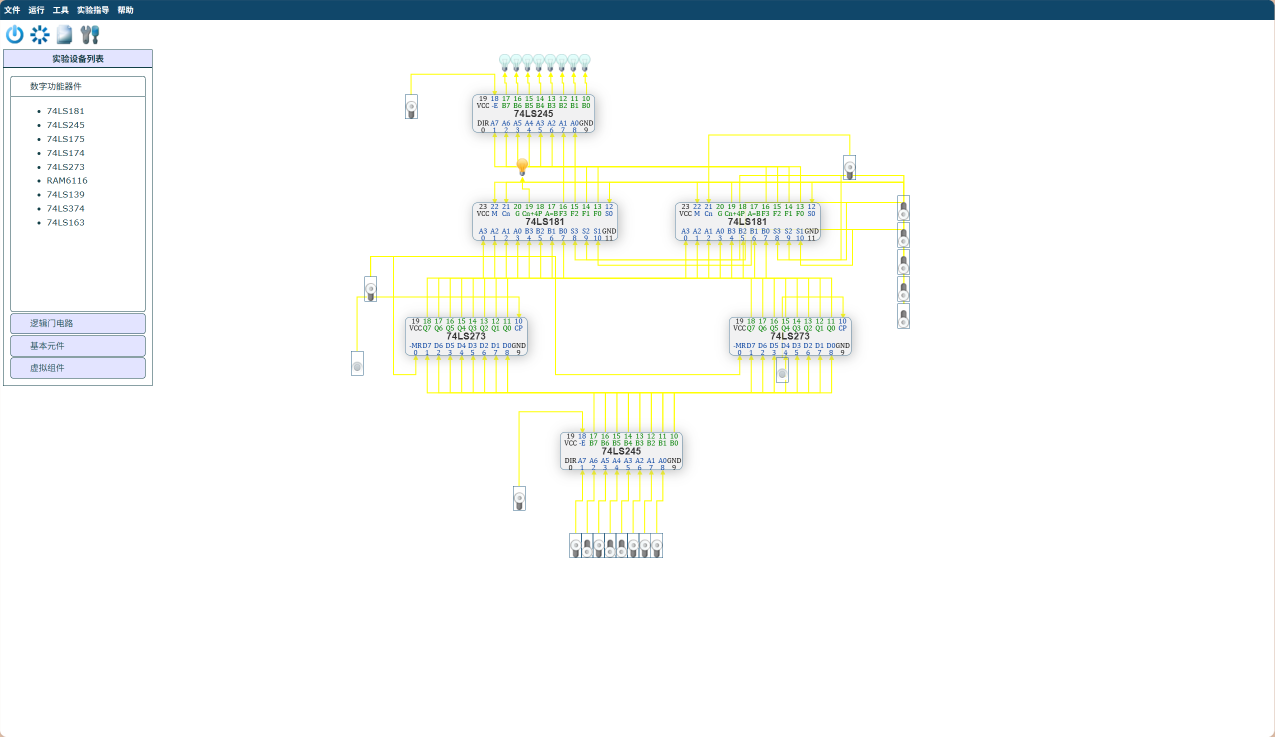
#> input picture 实验三/1.png, 2549 x 1473 px (shown at 1/2 size)
$ python read_leds.py '../../实验三/1.png'
#> lines starting #> are read from the running program, lines starting #| are printed output that depends on the picture; after the words box and inside, x2 and y2 are one past the last pixel; in counts of white or black regions, pixels touching at a corner belong together
# read_leds.py —— 精确识别截图里每个指示灯（亮/灭）与开关状态
# 用法: python read_leds.py <图片...>
import sys, os
import numpy as np
from PIL import Image


def components(mask, min_size=18):
    ys, xs = np.nonzero(mask)
    pts = set(zip(xs.tolist(), ys.tolist()))
    seen, comps = set(), []
    for p in pts:
        if p in seen:
            continue
        stack, comp = [p], []
        seen.add(p)
        while stack:
            q = stack.pop()
            comp.append(q)
            for dx in (-2, -1, 0, 1, 2):
                for dy in (-2, -1, 0, 1, 2):
                    r = (q[0] + dx, q[1] + dy)
                    if r in pts and r not in seen:
                        seen.add(r)
                        stack.append(r)
        if len(comp) >= min_size:
            cx = sum(c[0] for c in comp) / len(comp)
            cy = sum(c[1] for c in comp) / len(comp)
            comps.append((cx, cy, len(comp)))
    return comps


for f in sys.argv[1:]:
    a = np.array(Image.open(f).convert('RGB')).astype(int)
    R, G, B = a[:, :, 0], a[:, :, 1], a[:, :, 2]
#> R: shape (1473, 2549) int64; 256 distinct labels, from 0 to 255
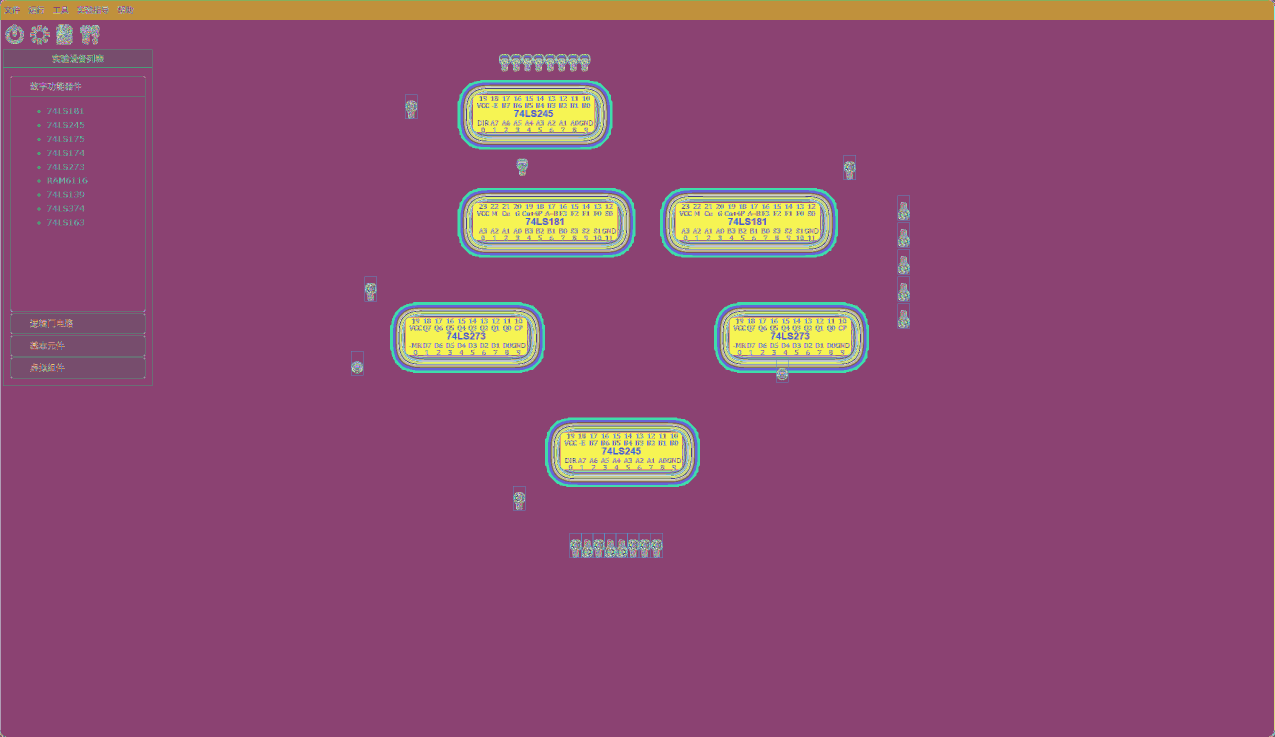
#> G: shape (1473, 2549) int64 (shown at 1/2 size); 231 distinct labels, from 0 to 255; one colour per label, 0 black
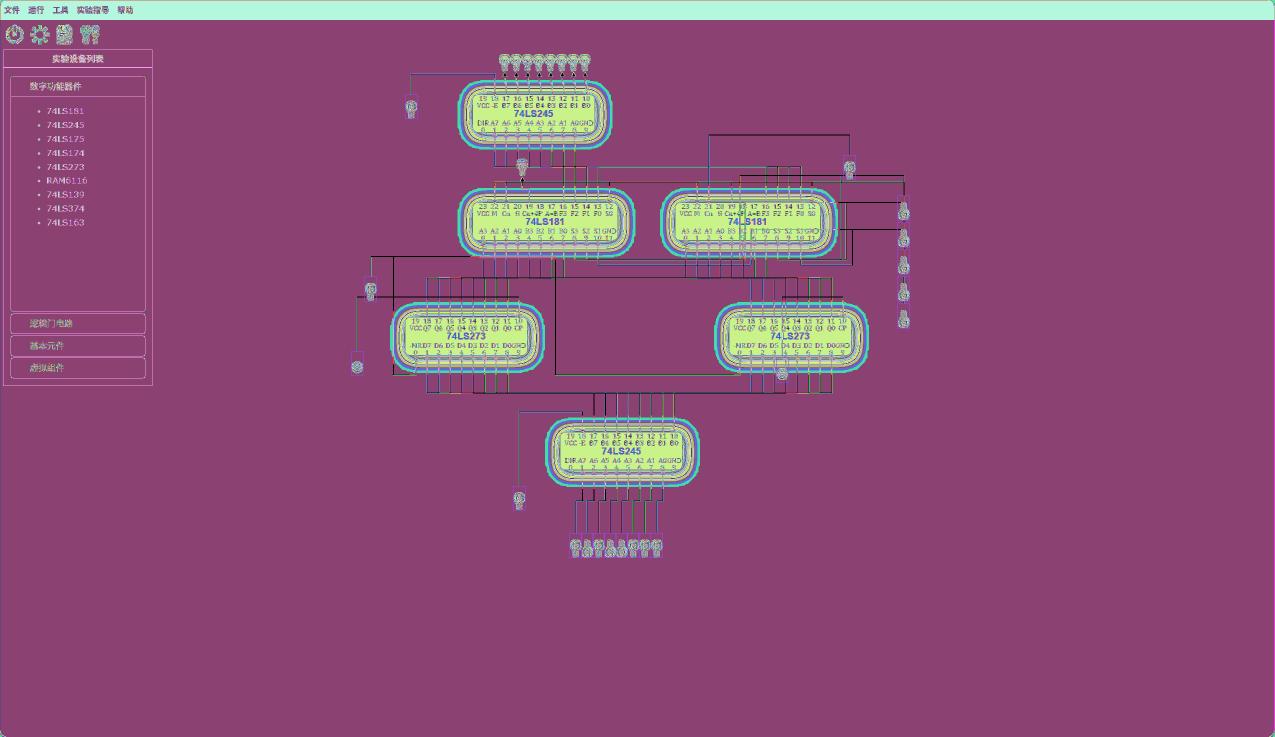
#> B: shape (1473, 2549) int64 (shown at 1/2 size); 256 distinct labels, from 0 to 255; one colour per label, 0 black
    on = (R > 240) & (G > 170) & (G < 240) & (B < 180)          # 暖色=点亮
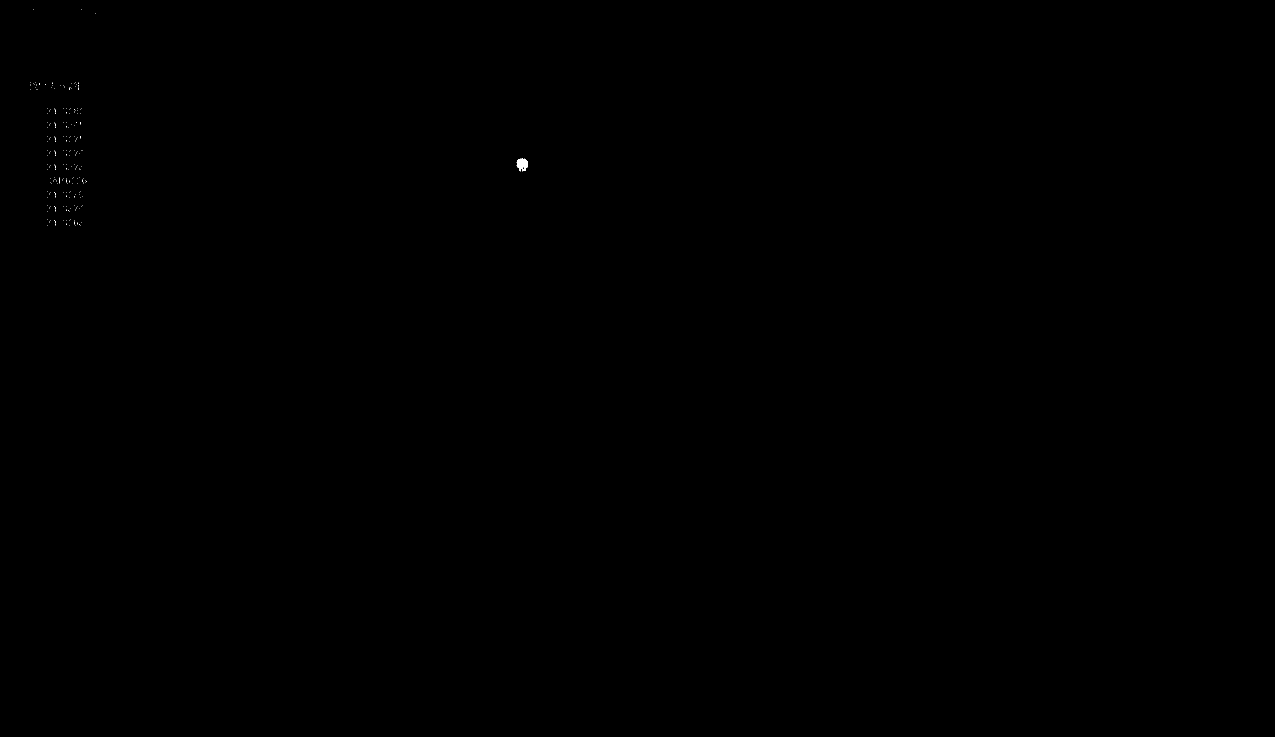
#> on: shape (1473, 2549) bool (shown at 1/2 size); 0.02% white; 235 white regions (234 under 20 px), largest, box (x1, y1, x2, y2) and area: (1033, 317, 1056, 343) 415
    off = (R > 195) & (R < 250) & (G > 235) & (B > 230)         # 冷青=熄灭
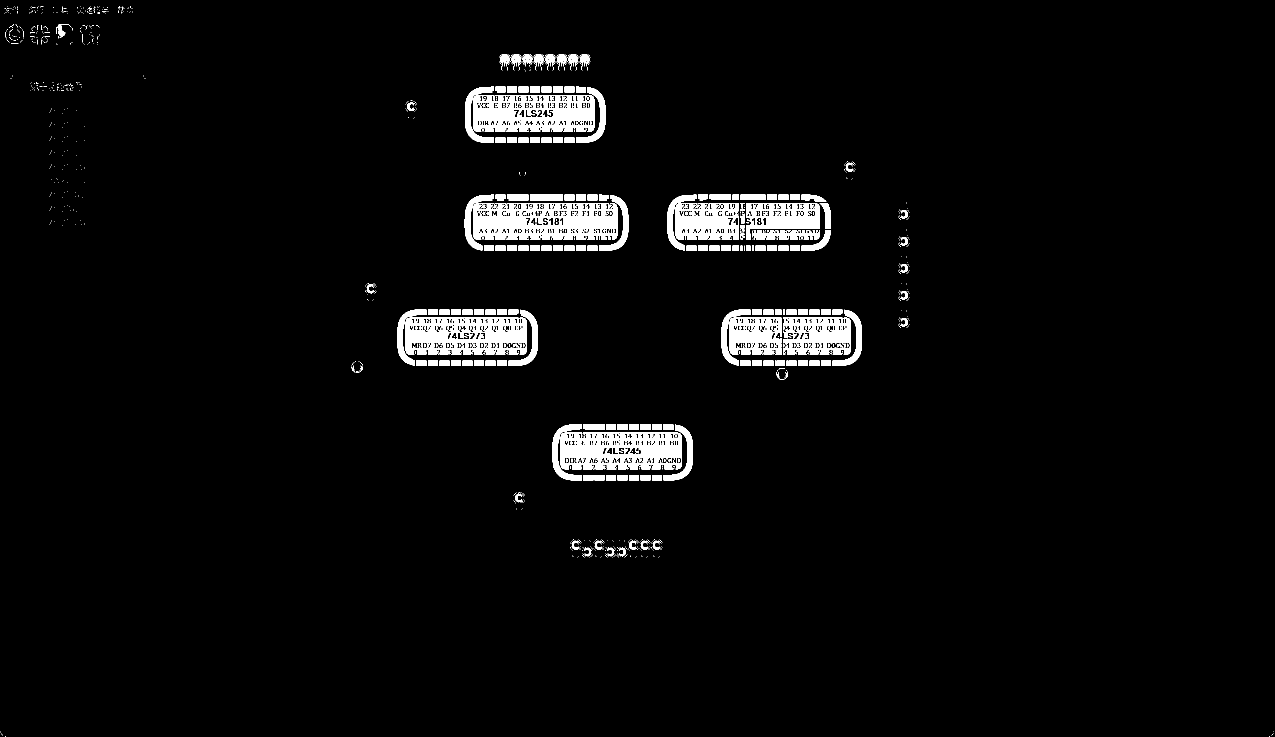
#> off: shape (1473, 2549) bool (shown at 1/2 size); 3.7% white; 1205 white regions (1016 under 20 px), largest, box (x1, y1, x2, y2) and area: (946, 406, 1235, 480) 16190, (1121, 865, 1364, 939) 13410, (946, 190, 1189, 264) 13409
    on[:48, :] = False; off[:48, :] = False                     # 排除工具条
    ons = components(on, 25)
#> in components, `ys, xs = np.nonzero(mask)`: ys = 788 values from 165 to 450; xs = 788 values, max 1055 at index 451, min 60 at index 14, mean 609.9
#> in components, `pts = set(zip(xs.tolist(), ys.tolist()))`: pts = 788 items
#> the loop in components, `for p in pts:` made 788 passes
#> (cx, cy) on pass 1: (1044, 328.2)
#> p on passes 2, 3, 4, 6, 10, 13: (1040, 318), (1040, 327), (1051, 327), (1050, 331), (1050, 340), (1043, 319)
#> after the loop in components, `for p in pts:`: comps = [(1044, 328.2, 415)]; seen = 788 items
#> ons = [(1044, 328.2, 415)]
    offs = components(off, 40)
#> the loop in components (call 2), `for p in pts:` made 138541 passes
#> (cx, cy) on passes 1, 2, 3, 5, 6, 7, 8, 10, 11, 12, 14, 16: (1649.1, 674.3), (932.4, 673.1), (1066, 228.3), (1240.8, 903.3), (1566.5, 433.8), (1654.1, 430.1), (1267.5, 955), (1401.1, 442.3), (1089.6, 443.4), (1807.9, 590.5), (842.4, 725.9), (1563.8, 748.8)
#> (cx, cy) on passes 74, 80, 85, 89, 91, 92: (1035.4, 394.4), (1636.1, 485.9), (1196, 1089.4), (1198.5, 955), (1244.5, 853.5), (1290.5, 853.5)
#> offs = 133 items, first 6: (1649.1, 674.3, 9348), (932.4, 673.1, 17301), (1066, 228.3, 17531), (1240.8, 903.3, 17553), (1566.5, 433.8, 6275), (1654.1, 430.1, 617)
    # 按 y 分行（相邻 40px 内算同一行）
    items = [(x, y, 'ON') for x, y, _ in ons] + [(x, y, 'off') for x, y, _ in offs]
#> items = 134 items, first 6: (1044, 328.2, 'ON'), (1649.1, 674.3, 'off'), (932.4, 673.1, 'off'), (1066, 228.3, 'off'), (1240.8, 903.3, 'off'), (1566.5, 433.8, 'off')
    items.sort(key=lambda t: t[1])
    rows, cur = [], []
    for it in items:
        if cur and abs(it[1] - cur[-1][1]) > 40:
            rows.append(cur); cur = []
        cur.append(it)
#> this loop made 134 passes
#> it on passes 1 to 12: (122.7, 60.83, 'off'), (1089.4, 118.9, 'off'), (1000.9, 178.3, 'off'), (1092.5, 178.5, 'off'), (1046.5, 178.5, 'off'), (1023.5, 178.5, 'off'), (1138.5, 178.5, 'off'), (1115.5, 178.5, 'off'), (1069.5, 178.5, 'off'), (1161.3, 178.8, 'off'), (821.4, 212.7, 'off'), (1066, 228.3, 'off')
#> after the loop, cur = [(1150, 1089.4, 'off'), (1196, 1089.4, 'off'), (1288.6, 1089.5, 'off'), (1221, 1103.4, 'off'), (1175, 1103.4, 'off'), (1243.4, 1103.8, 'off')]; rows = 12 items
    if cur:
        rows.append(cur)
    print('== %s ==' % os.path.basename(f))
    for r in rows:
        r.sort(key=lambda t: t[0])
        y = int(np.mean([t[1] for t in r]))
        bits = ''.join('1' if t[2] == 'ON' else '0' for t in r)
        xs = ','.join(str(int(t[0])) for t in r)
        print('   y≈%-4d 灯%d个 左->右: %s   (x: %s)' % (y, len(r), bits, xs))
#> this loop made 13 passes
#> y on passes 3, 4, 6, 7, 8, 9, 11, 13: 186, 280, 452, 623, 727, 853, 955, 1096
#> y on passes 1, 2, 5, 10, 12: 60, 118, 330, 903, 995
#> (printed output is left out)
    print()
